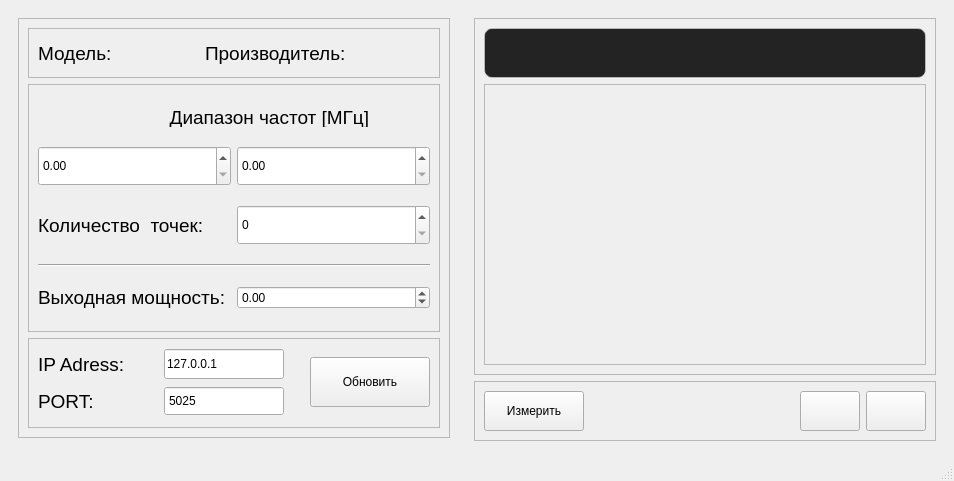
<?xml version="1.0" encoding="UTF-8"?>
<ui version="4.0">
 <class>MainWindow</class>
 <widget class="QMainWindow" name="MainWindow">
  <property name="geometry">
   <rect>
    <x>0</x>
    <y>0</y>
    <width>954</width>
    <height>481</height>
   </rect>
  </property>
  <property name="minimumSize">
   <size>
    <width>954</width>
    <height>481</height>
   </size>
  </property>
  <property name="mouseTracking">
   <bool>false</bool>
  </property>
  <property name="tabletTracking">
   <bool>false</bool>
  </property>
  <property name="acceptDrops">
   <bool>false</bool>
  </property>
  <property name="windowTitle">
   <string>MainWindow</string>
  </property>
  <property name="windowIcon">
   <iconset theme="face-angry">
    <normaloff>.</normaloff>.</iconset>
  </property>
  <property name="windowOpacity">
   <double>1.000000000000000</double>
  </property>
  <property name="autoFillBackground">
   <bool>false</bool>
  </property>
  <property name="documentMode">
   <bool>false</bool>
  </property>
  <widget class="QWidget" name="centralwidget">
   <layout class="QHBoxLayout" name="horizontalLayout">
    <item>
     <widget class="QWidget" name="widget" native="true">
      <property name="minimumSize">
       <size>
        <width>450</width>
        <height>0</height>
       </size>
      </property>
      <property name="maximumSize">
       <size>
        <width>450</width>
        <height>16777215</height>
       </size>
      </property>
      <layout class="QVBoxLayout" name="verticalLayout">
       <item>
        <widget class="QFrame" name="frame_8">
         <property name="minimumSize">
          <size>
           <width>0</width>
           <height>420</height>
          </size>
         </property>
         <property name="frameShape">
          <enum>QFrame::StyledPanel</enum>
         </property>
         <property name="frameShadow">
          <enum>QFrame::Raised</enum>
         </property>
         <layout class="QVBoxLayout" name="verticalLayout_4">
          <item>
           <widget class="QFrame" name="frame">
            <property name="maximumSize">
             <size>
              <width>16777215</width>
              <height>50</height>
             </size>
            </property>
            <property name="frameShape">
             <enum>QFrame::StyledPanel</enum>
            </property>
            <property name="frameShadow">
             <enum>QFrame::Raised</enum>
            </property>
            <layout class="QHBoxLayout" name="horizontalLayout_2">
             <item>
              <widget class="QLabel" name="label_2">
               <property name="font">
                <font>
                 <pointsize>14</pointsize>
                </font>
               </property>
               <property name="frameShadow">
                <enum>QFrame::Raised</enum>
               </property>
               <property name="text">
                <string>Модель:</string>
               </property>
              </widget>
             </item>
             <item>
              <widget class="QLabel" name="modelLabel">
               <property name="font">
                <font>
                 <italic>true</italic>
                 <bold>true</bold>
                 <underline>true</underline>
                </font>
               </property>
               <property name="styleSheet">
                <string notr="true">color: green; font-weight: bold;</string>
               </property>
               <property name="text">
                <string/>
               </property>
              </widget>
             </item>
             <item>
              <widget class="QLabel" name="label_8">
               <property name="font">
                <font>
                 <pointsize>14</pointsize>
                </font>
               </property>
               <property name="frameShadow">
                <enum>QFrame::Raised</enum>
               </property>
               <property name="text">
                <string>Производитель:</string>
               </property>
              </widget>
             </item>
             <item>
              <widget class="QLabel" name="vendorLabel">
               <property name="font">
                <font>
                 <italic>true</italic>
                 <bold>true</bold>
                 <underline>true</underline>
                 <strikeout>false</strikeout>
                </font>
               </property>
               <property name="styleSheet">
                <string notr="true">color: green; font-weight: bold;</string>
               </property>
               <property name="text">
                <string/>
               </property>
              </widget>
             </item>
            </layout>
           </widget>
          </item>
          <item>
           <widget class="QFrame" name="frame_2">
            <property name="maximumSize">
             <size>
              <width>16777215</width>
              <height>300</height>
             </size>
            </property>
            <property name="frameShape">
             <enum>QFrame::StyledPanel</enum>
            </property>
            <property name="frameShadow">
             <enum>QFrame::Raised</enum>
            </property>
            <layout class="QGridLayout" name="gridLayout">
             <item row="0" column="0" colspan="2">
              <widget class="QLabel" name="label">
               <property name="maximumSize">
                <size>
                 <width>16777215</width>
                 <height>20</height>
                </size>
               </property>
               <property name="font">
                <font>
                 <pointsize>14</pointsize>
                </font>
               </property>
               <property name="text">
                <string>                         Диапазон частот [МГц]</string>
               </property>
              </widget>
             </item>
             <item row="1" column="0">
              <widget class="QDoubleSpinBox" name="startSpinBox">
               <property name="minimumSize">
                <size>
                 <width>0</width>
                 <height>40</height>
                </size>
               </property>
               <property name="maximum">
                <double>50000.000000000000000</double>
               </property>
              </widget>
             </item>
             <item row="1" column="1">
              <widget class="QDoubleSpinBox" name="endSpinBox">
               <property name="minimumSize">
                <size>
                 <width>0</width>
                 <height>40</height>
                </size>
               </property>
               <property name="maximum">
                <double>500000.000000000000000</double>
               </property>
              </widget>
             </item>
             <item row="2" column="0">
              <widget class="QLabel" name="label_3">
               <property name="font">
                <font>
                 <pointsize>14</pointsize>
                </font>
               </property>
               <property name="text">
                <string>Количество  точек:</string>
               </property>
              </widget>
             </item>
             <item row="2" column="1">
              <widget class="QSpinBox" name="pointspinBox">
               <property name="minimumSize">
                <size>
                 <width>0</width>
                 <height>40</height>
                </size>
               </property>
               <property name="maximum">
                <number>10000</number>
               </property>
              </widget>
             </item>
             <item row="3" column="0" colspan="2">
              <widget class="Line" name="line_2">
               <property name="orientation">
                <enum>Qt::Horizontal</enum>
               </property>
              </widget>
             </item>
             <item row="4" column="0">
              <widget class="QLabel" name="label_5">
               <property name="maximumSize">
                <size>
                 <width>16777206</width>
                 <height>16777215</height>
                </size>
               </property>
               <property name="font">
                <font>
                 <pointsize>14</pointsize>
                </font>
               </property>
               <property name="text">
                <string>Выходная мощность:</string>
               </property>
              </widget>
             </item>
             <item row="4" column="1">
              <widget class="QDoubleSpinBox" name="powerSpinBox">
               <property name="minimum">
                <double>-200.000000000000000</double>
               </property>
               <property name="maximum">
                <double>200.000000000000000</double>
               </property>
              </widget>
             </item>
            </layout>
           </widget>
          </item>
          <item>
           <widget class="QFrame" name="frame_4">
            <property name="maximumSize">
             <size>
              <width>16777215</width>
              <height>90</height>
             </size>
            </property>
            <property name="frameShape">
             <enum>QFrame::StyledPanel</enum>
            </property>
            <property name="frameShadow">
             <enum>QFrame::Raised</enum>
            </property>
            <layout class="QGridLayout" name="gridLayout_2">
             <item row="1" column="1">
              <widget class="QSpinBox" name="portSpinBox">
               <property name="maximumSize">
                <size>
                 <width>120</width>
                 <height>30</height>
                </size>
               </property>
               <property name="buttonSymbols">
                <enum>QAbstractSpinBox::NoButtons</enum>
               </property>
               <property name="maximum">
                <number>65536</number>
               </property>
               <property name="value">
                <number>5025</number>
               </property>
              </widget>
             </item>
             <item row="0" column="1">
              <widget class="QLineEdit" name="ipLineEdit">
               <property name="minimumSize">
                <size>
                 <width>120</width>
                 <height>30</height>
                </size>
               </property>
               <property name="maximumSize">
                <size>
                 <width>120</width>
                 <height>30</height>
                </size>
               </property>
               <property name="text">
                <string>127.0.0.1</string>
               </property>
              </widget>
             </item>
             <item row="0" column="3" rowspan="2">
              <widget class="QPushButton" name="updateButton">
               <property name="minimumSize">
                <size>
                 <width>100</width>
                 <height>50</height>
                </size>
               </property>
               <property name="text">
                <string>Обновить</string>
               </property>
               <property name="flat">
                <bool>false</bool>
               </property>
              </widget>
             </item>
             <item row="0" column="0">
              <widget class="QLabel" name="label_6">
               <property name="font">
                <font>
                 <pointsize>14</pointsize>
                </font>
               </property>
               <property name="text">
                <string>IP Adress:</string>
               </property>
              </widget>
             </item>
             <item row="0" column="2" rowspan="2">
              <spacer name="horizontalSpacer_5">
               <property name="orientation">
                <enum>Qt::Horizontal</enum>
               </property>
               <property name="sizeType">
                <enum>QSizePolicy::Minimum</enum>
               </property>
               <property name="sizeHint" stdset="0">
                <size>
                 <width>20</width>
                 <height>10</height>
                </size>
               </property>
              </spacer>
             </item>
             <item row="1" column="0">
              <widget class="QLabel" name="label_7">
               <property name="font">
                <font>
                 <pointsize>14</pointsize>
                </font>
               </property>
               <property name="text">
                <string>PORT:</string>
               </property>
              </widget>
             </item>
            </layout>
           </widget>
          </item>
         </layout>
        </widget>
       </item>
       <item>
        <spacer name="verticalSpacer">
         <property name="orientation">
          <enum>Qt::Vertical</enum>
         </property>
         <property name="sizeHint" stdset="0">
          <size>
           <width>20</width>
           <height>40</height>
          </size>
         </property>
        </spacer>
       </item>
      </layout>
     </widget>
    </item>
    <item>
     <widget class="QWidget" name="widget_2" native="true">
      <layout class="QVBoxLayout" name="verticalLayout_2">
       <item>
        <widget class="QFrame" name="frame_3">
         <property name="frameShape">
          <enum>QFrame::StyledPanel</enum>
         </property>
         <property name="frameShadow">
          <enum>QFrame::Raised</enum>
         </property>
         <layout class="QVBoxLayout" name="verticalLayout_3">
          <item>
           <widget class="QFrame" name="frame_5">
            <property name="minimumSize">
             <size>
              <width>0</width>
              <height>40</height>
             </size>
            </property>
            <property name="maximumSize">
             <size>
              <width>16777215</width>
              <height>50</height>
             </size>
            </property>
            <property name="styleSheet">
             <string notr="true">background-color: rgb(35,35,35);
border: 1px solid rgba(255, 255, 255, 100);
border-radius: 8px;</string>
            </property>
            <property name="frameShape">
             <enum>QFrame::StyledPanel</enum>
            </property>
            <property name="frameShadow">
             <enum>QFrame::Raised</enum>
            </property>
            <layout class="QHBoxLayout" name="horizontalLayout_4">
             <item>
              <spacer name="horizontalSpacer">
               <property name="orientation">
                <enum>Qt::Horizontal</enum>
               </property>
               <property name="sizeType">
                <enum>QSizePolicy::Expanding</enum>
               </property>
               <property name="sizeHint" stdset="0">
                <size>
                 <width>20</width>
                 <height>10</height>
                </size>
               </property>
              </spacer>
             </item>
             <item>
              <widget class="QPushButton" name="planarButton">
               <property name="enabled">
                <bool>false</bool>
               </property>
               <property name="font">
                <font>
                 <kerning>true</kerning>
                </font>
               </property>
               <property name="focusPolicy">
                <enum>Qt::NoFocus</enum>
               </property>
               <property name="styleSheet">
                <string notr="true">border: 2px solid transparent;</string>
               </property>
               <property name="text">
                <string/>
               </property>
               <property name="icon">
                <iconset resource="../icons.qrc">
                 <normaloff>:/icons/planar.png/icons/planar.png</normaloff>:/icons/planar.png/icons/planar.png</iconset>
               </property>
               <property name="iconSize">
                <size>
                 <width>130</width>
                 <height>130</height>
                </size>
               </property>
               <property name="shortcut">
                <string/>
               </property>
               <property name="autoDefault">
                <bool>true</bool>
               </property>
               <property name="default">
                <bool>true</bool>
               </property>
               <property name="flat">
                <bool>true</bool>
               </property>
              </widget>
             </item>
             <item>
              <spacer name="horizontalSpacer_2">
               <property name="orientation">
                <enum>Qt::Horizontal</enum>
               </property>
               <property name="sizeType">
                <enum>QSizePolicy::Expanding</enum>
               </property>
               <property name="sizeHint" stdset="0">
                <size>
                 <width>40</width>
                 <height>20</height>
                </size>
               </property>
              </spacer>
             </item>
             <item>
              <widget class="QPushButton" name="settingButton">
               <property name="enabled">
                <bool>true</bool>
               </property>
               <property name="font">
                <font>
                 <pointsize>14</pointsize>
                </font>
               </property>
               <property name="cursor">
                <cursorShape>ArrowCursor</cursorShape>
               </property>
               <property name="autoFillBackground">
                <bool>false</bool>
               </property>
               <property name="styleSheet">
                <string notr="true">background: transparent; border: none;</string>
               </property>
               <property name="text">
                <string/>
               </property>
               <property name="icon">
                <iconset theme="zoom-in">
                 <normaloff>.</normaloff>.</iconset>
               </property>
               <property name="iconSize">
                <size>
                 <width>24</width>
                 <height>24</height>
                </size>
               </property>
               <property name="flat">
                <bool>true</bool>
               </property>
              </widget>
             </item>
            </layout>
           </widget>
          </item>
          <item>
           <widget class="QFrame" name="frame_6">
            <property name="frameShape">
             <enum>QFrame::StyledPanel</enum>
            </property>
            <property name="frameShadow">
             <enum>QFrame::Raised</enum>
            </property>
            <property name="lineWidth">
             <number>1</number>
            </property>
           </widget>
          </item>
         </layout>
        </widget>
       </item>
       <item>
        <widget class="QFrame" name="frame_7">
         <property name="minimumSize">
          <size>
           <width>0</width>
           <height>40</height>
          </size>
         </property>
         <property name="maximumSize">
          <size>
           <width>16777215</width>
           <height>60</height>
          </size>
         </property>
         <property name="frameShape">
          <enum>QFrame::StyledPanel</enum>
         </property>
         <property name="frameShadow">
          <enum>QFrame::Raised</enum>
         </property>
         <layout class="QHBoxLayout" name="horizontalLayout_3">
          <item>
           <widget class="QPushButton" name="measureButton">
            <property name="minimumSize">
             <size>
              <width>100</width>
              <height>40</height>
             </size>
            </property>
            <property name="maximumSize">
             <size>
              <width>140</width>
              <height>45</height>
             </size>
            </property>
            <property name="text">
             <string>Измерить</string>
            </property>
            <property name="autoDefault">
             <bool>false</bool>
            </property>
            <property name="default">
             <bool>false</bool>
            </property>
           </widget>
          </item>
          <item>
           <spacer name="horizontalSpacer_3">
            <property name="orientation">
             <enum>Qt::Horizontal</enum>
            </property>
            <property name="sizeType">
             <enum>QSizePolicy::Fixed</enum>
            </property>
            <property name="sizeHint" stdset="0">
             <size>
              <width>250</width>
              <height>20</height>
             </size>
            </property>
           </spacer>
          </item>
          <item>
           <spacer name="horizontalSpacer_4">
            <property name="orientation">
             <enum>Qt::Horizontal</enum>
            </property>
            <property name="sizeHint" stdset="0">
             <size>
              <width>40</width>
              <height>20</height>
             </size>
            </property>
           </spacer>
          </item>
          <item>
           <widget class="QPushButton" name="loadButton">
            <property name="minimumSize">
             <size>
              <width>60</width>
              <height>40</height>
             </size>
            </property>
            <property name="maximumSize">
             <size>
              <width>140</width>
              <height>45</height>
             </size>
            </property>
            <property name="styleSheet">
             <string notr="true"/>
            </property>
            <property name="text">
             <string/>
            </property>
            <property name="icon">
             <iconset resource="../icons.qrc">
              <normaloff>:/icons/load.png/icons/load.png</normaloff>:/icons/load.png/icons/load.png</iconset>
            </property>
            <property name="iconSize">
             <size>
              <width>22</width>
              <height>22</height>
             </size>
            </property>
            <property name="shortcut">
             <string/>
            </property>
           </widget>
          </item>
          <item>
           <widget class="QPushButton" name="saveButton">
            <property name="minimumSize">
             <size>
              <width>60</width>
              <height>40</height>
             </size>
            </property>
            <property name="maximumSize">
             <size>
              <width>140</width>
              <height>45</height>
             </size>
            </property>
            <property name="text">
             <string/>
            </property>
            <property name="icon">
             <iconset resource="../icons.qrc">
              <normaloff>:/icons/save.png/icons/save.png</normaloff>:/icons/save.png/icons/save.png</iconset>
            </property>
            <property name="iconSize">
             <size>
              <width>22</width>
              <height>22</height>
             </size>
            </property>
           </widget>
          </item>
         </layout>
        </widget>
       </item>
      </layout>
     </widget>
    </item>
   </layout>
  </widget>
  <widget class="QStatusBar" name="statusBar"/>
 </widget>
 <resources>
  <include location="../icons.qrc"/>
 </resources>
 <connections/>
</ui>
